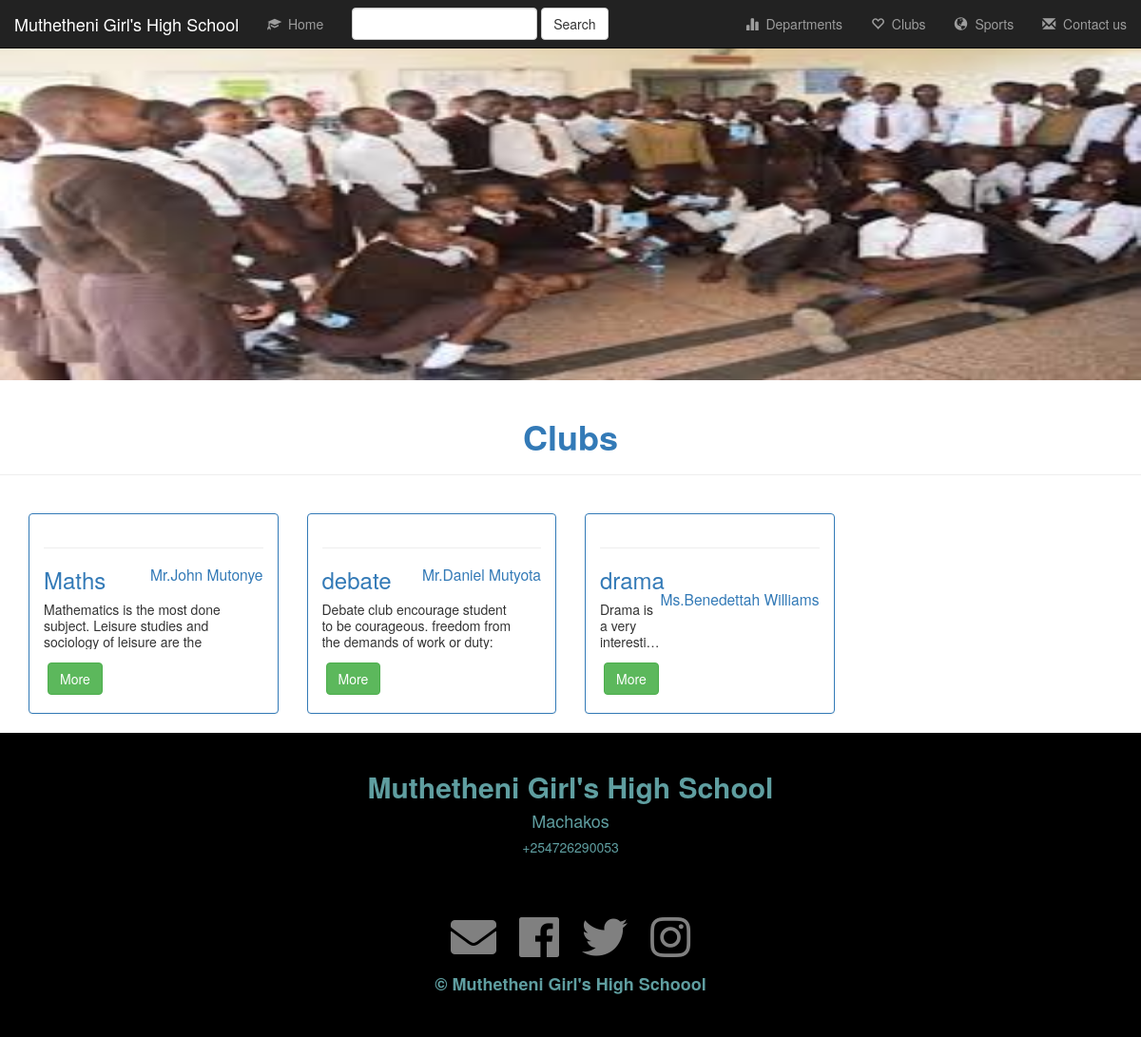
Page /clubs/ on the committed database.
### schapp/models.py (models this page shows, shortened)
class Club(models.Model):
    name = models.CharField(max_length=30)
    patron = models.CharField(max_length=30)
    desc = models.TextField()

### schapp/views.py (the view)
# urls.py: path('clubs/', views.clubs, name='clubs'),
def clubs(request):
    cbs = Club.objects.all()
    return render(request, 'schapp/clubs.html', {'cbs': cbs})

### schapp/templates/schapp/clubs.html (shortened to what this page needs)
{% extends 'schapp/base.html' %}
{% load static %}
{% block content %}
    <div class="container-fluid">
    <div class="row">
    <div class="banner-img">
    <img src="{% static 'schapp/img/debate.jpg' %}" alt="" style="width: 100%; padding-top: 25px; height: 50%;">
        <div class="page-header">
            <h1 class="text-center text-primary"> <strong>Clubs</strong></h1>
        </div>
    </div>
</div>
    <br>
        {% if cbs %}
            {% for c in cbs %}
    <div class="col-sm-3">
        <div class="panel panel-primary">
            <div class="panel-body">
                <hr>
                <h3 class="text-primary">{{ c.name }} <small class="text-primary" style="float: right;">{{ c.patron }}</small></h3>
                <p style="line-height: 1.2em; height: 3.6em; overflow: hidden; text-overflow: ellipsis; max-width: 90%;">{{ c.desc }}</p>
                <button type="button" class="btn btn-success" style="margin: 4px;" data-toggle="modal" data-target="#Modal-{{ c.id }}">More</button>
            </div>
        </div>
    </div>
            {% endfor %}
    {% endif %}
    </div>
    {% include 'schapp/footer.html' %}
{% endblock %}

### rows in the picture
Club: name "Maths", patron "Mr.John Mutonye", desc "Mathematics is the most done subject. Leisure studies and sociology of leisure are the…"
Club: name "debate", patron "Mr.Daniel Mutyota", desc "Debate club encourage student to be courageous. freedom from the demands of work or duty:…"
Club: name "drama", patron "Ms.Benedettah Williams", desc "Drama is a very interesting…"
